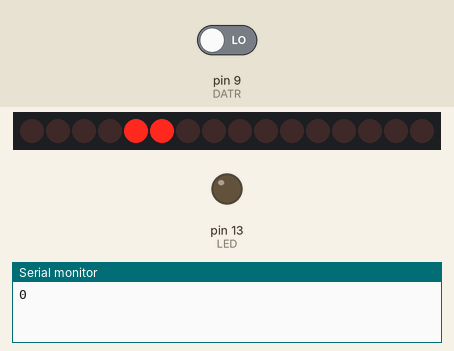
This sketch was run on a simulated Arduino Uno, built with avr-gcc and run on an emulated ATmega328P. On the bench: 16 shift-register outputs drawn as a row of LEDs (first output left, lit = HIGH), output pins drawn as LEDs (lit = HIGH), the last lines printed to the serial monitor. Wiring (inferred from the names in the program): 2 × shift register (74HC595): data pin 11; shift clock pin 10; latch pin 8. Wiring (inferred from the signals the program sends): row of LEDs: on Q0, Q1, Q2, Q3, Q4, Q5, Q6, Q7, Q8, Q9, Q10, Q11, Q12, Q13, Q14, Q15. The test bench sets the inputs (shaded band); at power-on: pin 9 (DATR) LOW. Pins used as bus, display or sensor lines are not drawn.

Above: at 1.2 s.
1.3 s: pin 9 (DATR) driven HIGH
At 1.5 s:
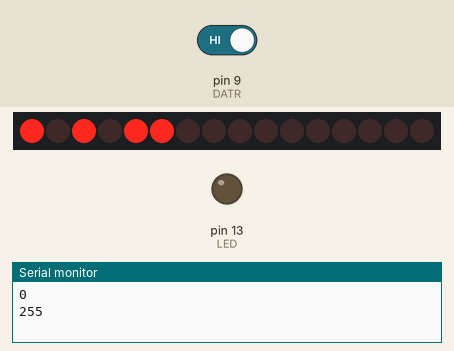
At 2.1 s:
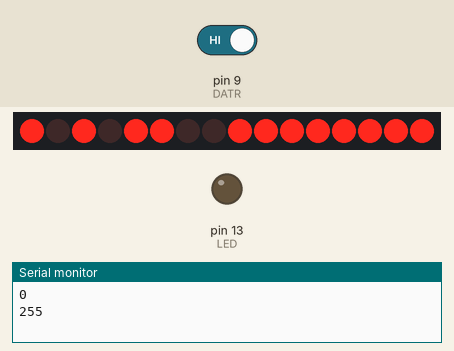
3.1 s: pin 9 (DATR) driven LOW
At 3.3 s:
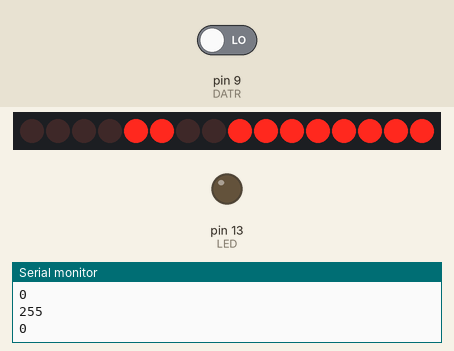
Timing chart, 0 to 6.1 s (numbered marks = the images above; inputs shaded):
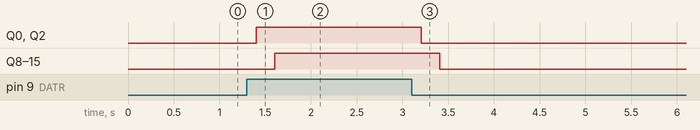

The sketch:

Tutorial29-Ej3.ino
```cpp
const int LED = 13;   //-- Led de Arduino
const int CLK = 10;  //-- Pin de reloj
const int DATR = 9;   //-- Pin de Datos (lectura)
const int CTRL = 8; //-- Pin de control
const int DATW = 11;  //-- Pin de Datos (escritura)

void setup() {
  pinMode(CLK, OUTPUT);
  pinMode(DATR, INPUT);
  pinMode(CTRL, OUTPUT);
  pinMode(DATW, OUTPUT);
  pinMode(LED, OUTPUT);
  digitalWrite(CTRL, LOW);
  digitalWrite(CLK, LOW);
  digitalWrite(LED, LOW);
  Serial.begin(9600);
}

byte fpga_read() {
  byte c;

  //-- Indicar a la FPGA que capture el dato (se envía pulso de control).
  digitalWrite(CTRL, HIGH);
  digitalWrite(CTRL, LOW);

  //-- Recibir el dato
  c =  shiftIn(DATR, CLK, MSBFIRST);
  return c;
}

 void fpga_write(int value) {
   char buffer[10]=" ";
   sprintf(buffer, "%03d",value );
   shiftOut(DATW, CLK, MSBFIRST,buffer[2]);
   digitalWrite(CTRL, HIGH);
   digitalWrite(CTRL, LOW);
}

void loop() {
  byte dat;
  byte old=0xFF;

  //-- Leer el puerto constantemente y escribir el dato recibido por el puerto de salida.
  while(1) {

    //-- Leer dato de la FPGA
    dat = fpga_read();

    //-- Si ha habido un cambio desde la última
    //-- lectura, mostrarlo en la consola
    if (dat != old) {
      Serial.print(dat, DEC);
      Serial.write("\n");
    }

    //-- Almacenar dato leido para saber
    //-- si hay cambios
    old = dat;

  //-- Del dato recibido escribir el dígito decimal de unidades.
      fpga_write(dat);
      delay(200);
  }
}
```

Measured:
- after the input at 1.3 s, Q0, Q2: LOW → HIGH after 0.10 s; Q8–15: LOW → HIGH after 0.30 s
- after the input at 3.1 s, Q0, Q2: HIGH → LOW after 0.11 s; Q8–15: HIGH → LOW after 0.31 s
